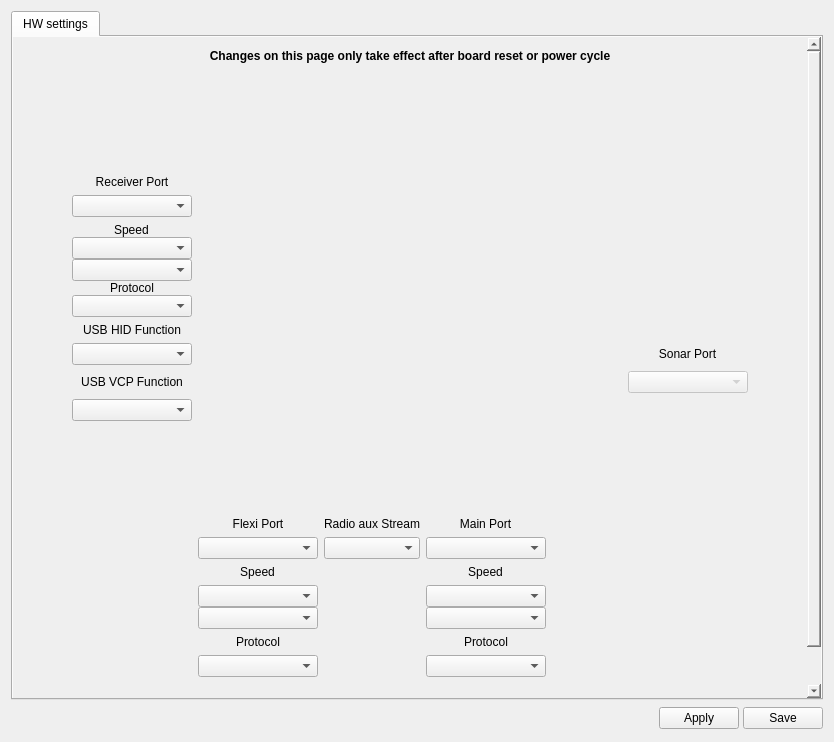
<?xml version="1.0" encoding="UTF-8"?>
<ui version="4.0">
 <class>RevoHWWidget</class>
 <widget class="QWidget" name="RevoHWWidget">
  <property name="geometry">
   <rect>
    <x>0</x>
    <y>0</y>
    <width>834</width>
    <height>742</height>
   </rect>
  </property>
  <property name="windowTitle">
   <string>Form</string>
  </property>
  <layout class="QVBoxLayout" name="verticalLayout">
   <item>
    <widget class="QTabWidget" name="tabWidget">
     <property name="currentIndex">
      <number>0</number>
     </property>
     <widget class="QWidget" name="tab">
      <property name="autoFillBackground">
       <bool>true</bool>
      </property>
      <attribute name="title">
       <string>HW settings</string>
      </attribute>
      <layout class="QVBoxLayout" name="verticalLayout_3">
       <property name="leftMargin">
        <number>0</number>
       </property>
       <property name="topMargin">
        <number>0</number>
       </property>
       <property name="rightMargin">
        <number>0</number>
       </property>
       <property name="bottomMargin">
        <number>0</number>
       </property>
       <item>
        <widget class="QScrollArea" name="scrollArea">
         <property name="palette">
          <palette>
           <active>
            <colorrole role="Base">
             <brush brushstyle="SolidPattern">
              <color alpha="255">
               <red>255</red>
               <green>255</green>
               <blue>255</blue>
              </color>
             </brush>
            </colorrole>
            <colorrole role="Window">
             <brush brushstyle="SolidPattern">
              <color alpha="0">
               <red>232</red>
               <green>232</green>
               <blue>232</blue>
              </color>
             </brush>
            </colorrole>
           </active>
           <inactive>
            <colorrole role="Base">
             <brush brushstyle="SolidPattern">
              <color alpha="255">
               <red>255</red>
               <green>255</green>
               <blue>255</blue>
              </color>
             </brush>
            </colorrole>
            <colorrole role="Window">
             <brush brushstyle="SolidPattern">
              <color alpha="0">
               <red>232</red>
               <green>232</green>
               <blue>232</blue>
              </color>
             </brush>
            </colorrole>
           </inactive>
           <disabled>
            <colorrole role="Base">
             <brush brushstyle="SolidPattern">
              <color alpha="0">
               <red>232</red>
               <green>232</green>
               <blue>232</blue>
              </color>
             </brush>
            </colorrole>
            <colorrole role="Window">
             <brush brushstyle="SolidPattern">
              <color alpha="0">
               <red>232</red>
               <green>232</green>
               <blue>232</blue>
              </color>
             </brush>
            </colorrole>
           </disabled>
          </palette>
         </property>
         <property name="styleSheet">
          <string notr="true">border-color: rgb(255, 0, 0);</string>
         </property>
         <property name="frameShape">
          <enum>QFrame::NoFrame</enum>
         </property>
         <property name="frameShadow">
          <enum>QFrame::Plain</enum>
         </property>
         <property name="widgetResizable">
          <bool>true</bool>
         </property>
         <widget class="QWidget" name="scrollAreaWidgetContents">
          <property name="geometry">
           <rect>
            <x>0</x>
            <y>0</y>
            <width>796</width>
            <height>807</height>
           </rect>
          </property>
          <layout class="QGridLayout" name="gridLayout_3">
           <property name="leftMargin">
            <number>12</number>
           </property>
           <property name="topMargin">
            <number>12</number>
           </property>
           <property name="rightMargin">
            <number>12</number>
           </property>
           <property name="bottomMargin">
            <number>12</number>
           </property>
           <item row="3" column="2">
            <spacer name="verticalSpacer">
             <property name="orientation">
              <enum>Qt::Vertical</enum>
             </property>
             <property name="sizeHint" stdset="0">
              <size>
               <width>20</width>
               <height>40</height>
              </size>
             </property>
            </spacer>
           </item>
           <item row="2" column="0">
            <spacer name="horizontalSpacer_4">
             <property name="orientation">
              <enum>Qt::Horizontal</enum>
             </property>
             <property name="sizeHint" stdset="0">
              <size>
               <width>40</width>
               <height>20</height>
              </size>
             </property>
            </spacer>
           </item>
           <item row="2" column="3">
            <spacer name="horizontalSpacer_5">
             <property name="orientation">
              <enum>Qt::Horizontal</enum>
             </property>
             <property name="sizeHint" stdset="0">
              <size>
               <width>40</width>
               <height>20</height>
              </size>
             </property>
            </spacer>
           </item>
           <item row="0" column="2">
            <widget class="QLabel" name="label_6">
             <property name="sizePolicy">
              <sizepolicy hsizetype="Preferred" vsizetype="Preferred">
               <horstretch>0</horstretch>
               <verstretch>0</verstretch>
              </sizepolicy>
             </property>
             <property name="minimumSize">
              <size>
               <width>0</width>
               <height>0</height>
              </size>
             </property>
             <property name="maximumSize">
              <size>
               <width>16777215</width>
               <height>16777215</height>
              </size>
             </property>
             <property name="font">
              <font>
               <weight>75</weight>
               <bold>true</bold>
              </font>
             </property>
             <property name="text">
              <string>Changes on this page only take effect after board reset or power cycle</string>
             </property>
             <property name="alignment">
              <set>Qt::AlignCenter</set>
             </property>
             <property name="wordWrap">
              <bool>true</bool>
             </property>
            </widget>
           </item>
           <item row="1" column="2">
            <spacer name="verticalSpacer_2">
             <property name="orientation">
              <enum>Qt::Vertical</enum>
             </property>
             <property name="sizeType">
              <enum>QSizePolicy::Fixed</enum>
             </property>
             <property name="sizeHint" stdset="0">
              <size>
               <width>20</width>
               <height>10</height>
              </size>
             </property>
            </spacer>
           </item>
           <item row="2" column="2">
            <layout class="QGridLayout" name="gridLayout" rowstretch="0,0,0,0,0,0,0,0,0,0,0,0,0,0,0,0,0,0,0">
             <item row="15" column="3">
              <layout class="QVBoxLayout" name="verticalLayout_6">
               <property name="spacing">
                <number>0</number>
               </property>
               <item>
                <widget class="QComboBox" name="cbMainTelemSpeed">
                 <property name="enabled">
                  <bool>true</bool>
                 </property>
                </widget>
               </item>
               <item>
                <widget class="QComboBox" name="cbMainGPSSpeed"/>
               </item>
              </layout>
             </item>
             <item row="2" column="0">
              <widget class="QComboBox" name="cbRcvr"/>
             </item>
             <item row="0" column="0">
              <spacer name="verticalSpacer_4">
               <property name="orientation">
                <enum>Qt::Vertical</enum>
               </property>
               <property name="sizeType">
                <enum>QSizePolicy::Fixed</enum>
               </property>
               <property name="sizeHint" stdset="0">
                <size>
                 <width>20</width>
                 <height>90</height>
                </size>
               </property>
              </spacer>
             </item>
             <item row="14" column="3" alignment="Qt::AlignHCenter">
              <widget class="QLabel" name="lblMainSpeed">
               <property name="text">
                <string>Speed</string>
               </property>
               <property name="alignment">
                <set>Qt::AlignBottom|Qt::AlignHCenter</set>
               </property>
              </widget>
             </item>
             <item row="8" column="5">
              <spacer name="verticalSpacer_7">
               <property name="orientation">
                <enum>Qt::Vertical</enum>
               </property>
               <property name="sizeType">
                <enum>QSizePolicy::Fixed</enum>
               </property>
               <property name="sizeHint" stdset="0">
                <size>
                 <width>20</width>
                 <height>20</height>
                </size>
               </property>
              </spacer>
             </item>
             <item row="11" column="5">
              <spacer name="verticalSpacer_9">
               <property name="orientation">
                <enum>Qt::Vertical</enum>
               </property>
               <property name="sizeType">
                <enum>QSizePolicy::Fixed</enum>
               </property>
               <property name="sizeHint" stdset="0">
                <size>
                 <width>20</width>
                 <height>13</height>
                </size>
               </property>
              </spacer>
             </item>
             <item row="17" column="1">
              <widget class="QComboBox" name="cbFlexiGPSProtocol"/>
             </item>
             <item row="18" column="2">
              <spacer name="horizontalSpacer_10">
               <property name="orientation">
                <enum>Qt::Horizontal</enum>
               </property>
               <property name="sizeHint" stdset="0">
                <size>
                 <width>80</width>
                 <height>10</height>
                </size>
               </property>
              </spacer>
             </item>
             <item row="12" column="0">
              <spacer name="horizontalSpacer_3">
               <property name="orientation">
                <enum>Qt::Horizontal</enum>
               </property>
               <property name="sizeType">
                <enum>QSizePolicy::Minimum</enum>
               </property>
               <property name="sizeHint" stdset="0">
                <size>
                 <width>120</width>
                 <height>10</height>
                </size>
               </property>
              </spacer>
             </item>
             <item row="1" column="0" alignment="Qt::AlignHCenter">
              <widget class="QLabel" name="label_7">
               <property name="sizePolicy">
                <sizepolicy hsizetype="Fixed" vsizetype="Fixed">
                 <horstretch>0</horstretch>
                 <verstretch>0</verstretch>
                </sizepolicy>
               </property>
               <property name="text">
                <string>Receiver Port</string>
               </property>
               <property name="alignment">
                <set>Qt::AlignBottom|Qt::AlignHCenter</set>
               </property>
              </widget>
             </item>
             <item row="13" column="3">
              <widget class="QComboBox" name="cbMain"/>
             </item>
             <item row="5" column="5" alignment="Qt::AlignHCenter">
              <widget class="QLabel" name="label_9">
               <property name="sizePolicy">
                <sizepolicy hsizetype="Preferred" vsizetype="Fixed">
                 <horstretch>0</horstretch>
                 <verstretch>0</verstretch>
                </sizepolicy>
               </property>
               <property name="text">
                <string>Sonar Port</string>
               </property>
               <property name="alignment">
                <set>Qt::AlignBottom|Qt::AlignHCenter</set>
               </property>
              </widget>
             </item>
             <item row="14" column="1" alignment="Qt::AlignHCenter">
              <widget class="QLabel" name="lblFlexiSpeed">
               <property name="text">
                <string>Speed</string>
               </property>
               <property name="alignment">
                <set>Qt::AlignBottom|Qt::AlignHCenter</set>
               </property>
              </widget>
             </item>
             <item row="12" column="5">
              <spacer name="horizontalSpacer_6">
               <property name="orientation">
                <enum>Qt::Horizontal</enum>
               </property>
               <property name="sizeType">
                <enum>QSizePolicy::Minimum</enum>
               </property>
               <property name="sizeHint" stdset="0">
                <size>
                 <width>120</width>
                 <height>10</height>
                </size>
               </property>
              </spacer>
             </item>
             <item row="13" column="1">
              <widget class="QComboBox" name="cbFlexi"/>
             </item>
             <item row="6" column="5">
              <widget class="QComboBox" name="cbSonar">
               <property name="enabled">
                <bool>false</bool>
               </property>
              </widget>
             </item>
             <item row="16" column="1" alignment="Qt::AlignHCenter">
              <widget class="QLabel" name="lbFlexiGPSProtocol">
               <property name="text">
                <string>Protocol</string>
               </property>
               <property name="textFormat">
                <enum>Qt::PlainText</enum>
               </property>
               <property name="alignment">
                <set>Qt::AlignCenter</set>
               </property>
              </widget>
             </item>
             <item row="17" column="3">
              <widget class="QComboBox" name="cbMainGPSProtocol"/>
             </item>
             <item row="9" column="5">
              <spacer name="verticalSpacer_5">
               <property name="orientation">
                <enum>Qt::Vertical</enum>
               </property>
               <property name="sizeType">
                <enum>QSizePolicy::Fixed</enum>
               </property>
               <property name="sizeHint" stdset="0">
                <size>
                 <width>20</width>
                 <height>13</height>
                </size>
               </property>
              </spacer>
             </item>
             <item row="18" column="3">
              <spacer name="horizontalSpacer_9">
               <property name="orientation">
                <enum>Qt::Horizontal</enum>
               </property>
               <property name="sizeType">
                <enum>QSizePolicy::Minimum</enum>
               </property>
               <property name="sizeHint" stdset="0">
                <size>
                 <width>120</width>
                 <height>10</height>
                </size>
               </property>
              </spacer>
             </item>
             <item row="7" column="5">
              <spacer name="verticalSpacer_8">
               <property name="orientation">
                <enum>Qt::Vertical</enum>
               </property>
               <property name="sizeType">
                <enum>QSizePolicy::Fixed</enum>
               </property>
               <property name="sizeHint" stdset="0">
                <size>
                 <width>20</width>
                 <height>13</height>
                </size>
               </property>
              </spacer>
             </item>
             <item row="18" column="4">
              <spacer name="horizontalSpacer_8">
               <property name="orientation">
                <enum>Qt::Horizontal</enum>
               </property>
               <property name="sizeType">
                <enum>QSizePolicy::Minimum</enum>
               </property>
               <property name="sizeHint" stdset="0">
                <size>
                 <width>70</width>
                 <height>10</height>
                </size>
               </property>
              </spacer>
             </item>
             <item row="10" column="5">
              <spacer name="verticalSpacer_6">
               <property name="orientation">
                <enum>Qt::Vertical</enum>
               </property>
               <property name="sizeType">
                <enum>QSizePolicy::Fixed</enum>
               </property>
               <property name="sizeHint" stdset="0">
                <size>
                 <width>20</width>
                 <height>20</height>
                </size>
               </property>
              </spacer>
             </item>
             <item row="12" column="3" alignment="Qt::AlignHCenter">
              <widget class="QLabel" name="label_3">
               <property name="text">
                <string>Main Port</string>
               </property>
               <property name="alignment">
                <set>Qt::AlignBottom|Qt::AlignHCenter</set>
               </property>
              </widget>
             </item>
             <item row="12" column="1" alignment="Qt::AlignHCenter">
              <widget class="QLabel" name="label_5">
               <property name="text">
                <string>Flexi Port</string>
               </property>
               <property name="alignment">
                <set>Qt::AlignBottom|Qt::AlignHCenter</set>
               </property>
              </widget>
             </item>
             <item row="12" column="2" alignment="Qt::AlignHCenter">
              <widget class="QLabel" name="label_">
               <property name="text">
                <string>Radio aux Stream</string>
               </property>
               <property name="alignment">
                <set>Qt::AlignBottom|Qt::AlignHCenter</set>
               </property>
              </widget>
             </item>
             <item row="13" column="2">
              <widget class="QComboBox" name="cbRadioAux"/>
             </item>
             <item row="0" column="1" rowspan="12" colspan="4" alignment="Qt::AlignHCenter|Qt::AlignVCenter">
              <widget class="QLabel" name="label_2">
               <property name="sizePolicy">
                <sizepolicy hsizetype="Fixed" vsizetype="Fixed">
                 <horstretch>0</horstretch>
                 <verstretch>0</verstretch>
                </sizepolicy>
               </property>
               <property name="maximumSize">
                <size>
                 <width>350</width>
                 <height>350</height>
                </size>
               </property>
               <property name="text">
                <string/>
               </property>
               <property name="pixmap">
                <pixmap>:/configgadget/images/revolution_top.png</pixmap>
               </property>
               <property name="scaledContents">
                <bool>false</bool>
               </property>
               <property name="alignment">
                <set>Qt::AlignCenter</set>
               </property>
               <property name="textInteractionFlags">
                <set>Qt::NoTextInteraction</set>
               </property>
              </widget>
             </item>
             <item row="15" column="1">
              <layout class="QVBoxLayout" name="verticalLayout_5">
               <property name="spacing">
                <number>0</number>
               </property>
               <item>
                <widget class="QComboBox" name="cbFlexiTelemSpeed">
                 <property name="enabled">
                  <bool>true</bool>
                 </property>
                </widget>
               </item>
               <item alignment="Qt::AlignTop">
                <widget class="QComboBox" name="cbFlexiGPSSpeed"/>
               </item>
              </layout>
             </item>
             <item row="18" column="1">
              <spacer name="horizontalSpacer_7">
               <property name="orientation">
                <enum>Qt::Horizontal</enum>
               </property>
               <property name="sizeType">
                <enum>QSizePolicy::Minimum</enum>
               </property>
               <property name="sizeHint" stdset="0">
                <size>
                 <width>120</width>
                 <height>10</height>
                </size>
               </property>
              </spacer>
             </item>
             <item row="16" column="3" alignment="Qt::AlignHCenter">
              <widget class="QLabel" name="lbMainGPSProtocol">
               <property name="text">
                <string>Protocol</string>
               </property>
               <property name="alignment">
                <set>Qt::AlignCenter</set>
               </property>
              </widget>
             </item>
             <item row="12" column="4">
              <spacer name="horizontalSpacer_2">
               <property name="orientation">
                <enum>Qt::Horizontal</enum>
               </property>
               <property name="sizeType">
                <enum>QSizePolicy::Fixed</enum>
               </property>
               <property name="sizeHint" stdset="0">
                <size>
                 <width>50</width>
                 <height>10</height>
                </size>
               </property>
              </spacer>
             </item>
             <item row="3" column="0">
              <layout class="QHBoxLayout" name="horizontalLayout_4">
               <item>
                <layout class="QVBoxLayout" name="verticalLayout_4">
                 <property name="spacing">
                  <number>0</number>
                 </property>
                 <item alignment="Qt::AlignHCenter">
                  <widget class="QLabel" name="lblRcvrSpeed">
                   <property name="sizePolicy">
                    <sizepolicy hsizetype="Preferred" vsizetype="Fixed">
                     <horstretch>0</horstretch>
                     <verstretch>0</verstretch>
                    </sizepolicy>
                   </property>
                   <property name="text">
                    <string>Speed</string>
                   </property>
                   <property name="alignment">
                    <set>Qt::AlignBottom|Qt::AlignLeading|Qt::AlignLeft</set>
                   </property>
                  </widget>
                 </item>
                 <item>
                  <widget class="QComboBox" name="cbRcvrTelemSpeed"/>
                 </item>
                 <item>
                  <widget class="QComboBox" name="cbRcvrGPSSpeed"/>
                 </item>
                 <item alignment="Qt::AlignHCenter">
                  <widget class="QLabel" name="lblRcvrGPSProtocol">
                   <property name="sizePolicy">
                    <sizepolicy hsizetype="Preferred" vsizetype="Fixed">
                     <horstretch>0</horstretch>
                     <verstretch>0</verstretch>
                    </sizepolicy>
                   </property>
                   <property name="text">
                    <string>Protocol</string>
                   </property>
                   <property name="alignment">
                    <set>Qt::AlignBottom|Qt::AlignLeading|Qt::AlignLeft</set>
                   </property>
                  </widget>
                 </item>
                 <item>
                  <widget class="QComboBox" name="cbRcvrGPSProtocol"/>
                 </item>
                </layout>
               </item>
              </layout>
             </item>
             <item row="7" column="0">
              <widget class="QComboBox" name="cbUSBVCPFunction"/>
             </item>
             <item row="5" column="0">
              <widget class="QComboBox" name="cbUSBHIDFunction"/>
             </item>
             <item row="6" column="0" alignment="Qt::AlignHCenter">
              <widget class="QLabel" name="label_8">
               <property name="sizePolicy">
                <sizepolicy hsizetype="Preferred" vsizetype="Fixed">
                 <horstretch>0</horstretch>
                 <verstretch>0</verstretch>
                </sizepolicy>
               </property>
               <property name="text">
                <string>USB VCP Function</string>
               </property>
               <property name="alignment">
                <set>Qt::AlignBottom|Qt::AlignHCenter</set>
               </property>
              </widget>
             </item>
             <item row="4" column="0" alignment="Qt::AlignHCenter">
              <widget class="QLabel" name="label_4">
               <property name="sizePolicy">
                <sizepolicy hsizetype="Fixed" vsizetype="Fixed">
                 <horstretch>0</horstretch>
                 <verstretch>0</verstretch>
                </sizepolicy>
               </property>
               <property name="text">
                <string>USB HID Function</string>
               </property>
               <property name="alignment">
                <set>Qt::AlignBottom|Qt::AlignHCenter</set>
               </property>
              </widget>
             </item>
            </layout>
           </item>
          </layout>
         </widget>
        </widget>
       </item>
      </layout>
     </widget>
    </widget>
   </item>
   <item>
    <layout class="QHBoxLayout" name="horizontalLayout_2">
     <property name="spacing">
      <number>4</number>
     </property>
     <item>
      <spacer name="horizontalSpacer">
       <property name="orientation">
        <enum>Qt::Horizontal</enum>
       </property>
       <property name="sizeHint" stdset="0">
        <size>
         <width>369</width>
         <height>20</height>
        </size>
       </property>
      </spacer>
     </item>
     <item>
      <widget class="QPushButton" name="helpButton">
       <property name="sizePolicy">
        <sizepolicy hsizetype="Fixed" vsizetype="Fixed">
         <horstretch>0</horstretch>
         <verstretch>0</verstretch>
        </sizepolicy>
       </property>
       <property name="minimumSize">
        <size>
         <width>25</width>
         <height>25</height>
        </size>
       </property>
       <property name="maximumSize">
        <size>
         <width>25</width>
         <height>25</height>
        </size>
       </property>
       <property name="toolTip">
        <string>Takes you to the wiki page</string>
       </property>
       <property name="text">
        <string/>
       </property>
       <property name="icon">
        <iconset resource="../coreplugin/core.qrc">
         <normaloff>:/core/images/helpicon.svg</normaloff>:/core/images/helpicon.svg</iconset>
       </property>
       <property name="iconSize">
        <size>
         <width>25</width>
         <height>25</height>
        </size>
       </property>
       <property name="flat">
        <bool>true</bool>
       </property>
       <property name="objrelation" stdset="0">
        <string notr="true">button:help</string>
       </property>
      </widget>
     </item>
     <item>
      <widget class="QPushButton" name="applyButton">
       <property name="minimumSize">
        <size>
         <width>0</width>
         <height>0</height>
        </size>
       </property>
       <property name="maximumSize">
        <size>
         <width>16777215</width>
         <height>16777215</height>
        </size>
       </property>
       <property name="palette">
        <palette>
         <active>
          <colorrole role="Base">
           <brush brushstyle="SolidPattern">
            <color alpha="0">
             <red>255</red>
             <green>255</green>
             <blue>255</blue>
            </color>
           </brush>
          </colorrole>
          <colorrole role="Window">
           <brush brushstyle="SolidPattern">
            <color alpha="255">
             <red>232</red>
             <green>232</green>
             <blue>232</blue>
            </color>
           </brush>
          </colorrole>
         </active>
         <inactive>
          <colorrole role="Base">
           <brush brushstyle="SolidPattern">
            <color alpha="0">
             <red>255</red>
             <green>255</green>
             <blue>255</blue>
            </color>
           </brush>
          </colorrole>
          <colorrole role="Window">
           <brush brushstyle="SolidPattern">
            <color alpha="255">
             <red>232</red>
             <green>232</green>
             <blue>232</blue>
            </color>
           </brush>
          </colorrole>
         </inactive>
         <disabled>
          <colorrole role="Base">
           <brush brushstyle="SolidPattern">
            <color alpha="255">
             <red>232</red>
             <green>232</green>
             <blue>232</blue>
            </color>
           </brush>
          </colorrole>
          <colorrole role="Window">
           <brush brushstyle="SolidPattern">
            <color alpha="255">
             <red>232</red>
             <green>232</green>
             <blue>232</blue>
            </color>
           </brush>
          </colorrole>
         </disabled>
        </palette>
       </property>
       <property name="toolTip">
        <string>Send to board but don't write in SD.
Beware of not locking yourself out!</string>
       </property>
       <property name="autoFillBackground">
        <bool>false</bool>
       </property>
       <property name="styleSheet">
        <string notr="true"/>
       </property>
       <property name="text">
        <string>Apply</string>
       </property>
       <property name="iconSize">
        <size>
         <width>16</width>
         <height>16</height>
        </size>
       </property>
       <property name="checkable">
        <bool>false</bool>
       </property>
       <property name="objrelation" stdset="0">
        <string notr="true">button:apply</string>
       </property>
      </widget>
     </item>
     <item>
      <widget class="QPushButton" name="saveButton">
       <property name="minimumSize">
        <size>
         <width>0</width>
         <height>0</height>
        </size>
       </property>
       <property name="maximumSize">
        <size>
         <width>16777215</width>
         <height>16777215</height>
        </size>
       </property>
       <property name="toolTip">
        <string>Applies and Saves all settings to SD.
Beware of not locking yourself out!</string>
       </property>
       <property name="autoFillBackground">
        <bool>false</bool>
       </property>
       <property name="styleSheet">
        <string notr="true"/>
       </property>
       <property name="text">
        <string>Save</string>
       </property>
       <property name="objrelation" stdset="0">
        <string notr="true">button:save</string>
       </property>
      </widget>
     </item>
    </layout>
   </item>
  </layout>
 </widget>
 <resources>
  <include location="../coreplugin/core.qrc"/>
  <include location="configgadget.qrc"/>
 </resources>
 <connections/>
</ui>
